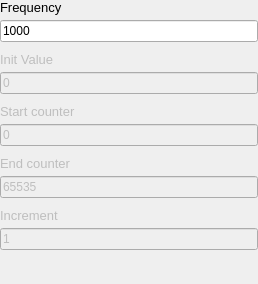
<?xml version="1.0" encoding="UTF-8"?>
<ui version="4.0">
 <class>BinaryCounterPatternUI</class>
 <widget class="QWidget" name="BinaryCounterPatternUI">
  <property name="geometry">
   <rect>
    <x>0</x>
    <y>0</y>
    <width>258</width>
    <height>284</height>
   </rect>
  </property>
  <property name="windowTitle">
   <string>Form</string>
  </property>
  <property name="toolTipDuration">
   <number>-3</number>
  </property>
  <layout class="QGridLayout" name="gridLayout">
   <property name="leftMargin">
    <number>0</number>
   </property>
   <property name="topMargin">
    <number>0</number>
   </property>
   <property name="rightMargin">
    <number>0</number>
   </property>
   <property name="bottomMargin">
    <number>0</number>
   </property>
   <property name="spacing">
    <number>10</number>
   </property>
   <item row="16" column="0">
    <spacer name="verticalSpacer">
     <property name="orientation">
      <enum>Qt::Vertical</enum>
     </property>
     <property name="sizeHint" stdset="0">
      <size>
       <width>20</width>
       <height>40</height>
      </size>
     </property>
    </spacer>
   </item>
   <item row="5" column="0">
    <layout class="QVBoxLayout" name="verticalLayout_2">
     <property name="spacing">
      <number>5</number>
     </property>
     <property name="topMargin">
      <number>0</number>
     </property>
     <item>
      <widget class="QLabel" name="label_5">
       <property name="enabled">
        <bool>false</bool>
       </property>
       <property name="styleSheet">
        <string notr="true">font-size: 13px;</string>
       </property>
       <property name="text">
        <string>Init Value</string>
       </property>
      </widget>
     </item>
     <item>
      <widget class="QLineEdit" name="inittval_LE">
       <property name="enabled">
        <bool>false</bool>
       </property>
       <property name="text">
        <string>0</string>
       </property>
      </widget>
     </item>
    </layout>
   </item>
   <item row="4" column="0">
    <layout class="QVBoxLayout" name="verticalLayout">
     <property name="spacing">
      <number>5</number>
     </property>
     <property name="topMargin">
      <number>0</number>
     </property>
     <item>
      <widget class="QLabel" name="label">
       <property name="styleSheet">
        <string notr="true">font-size: 13px;</string>
       </property>
       <property name="text">
        <string>Frequency</string>
       </property>
      </widget>
     </item>
     <item>
      <widget class="QLineEdit" name="frequency_LE">
       <property name="text">
        <string>1000</string>
       </property>
      </widget>
     </item>
    </layout>
   </item>
   <item row="8" column="0">
    <layout class="QVBoxLayout" name="verticalLayout_3">
     <property name="spacing">
      <number>5</number>
     </property>
     <property name="topMargin">
      <number>0</number>
     </property>
     <item>
      <widget class="QLabel" name="label_2">
       <property name="enabled">
        <bool>false</bool>
       </property>
       <property name="styleSheet">
        <string notr="true">font-size: 13px;</string>
       </property>
       <property name="text">
        <string>Start counter</string>
       </property>
      </widget>
     </item>
     <item>
      <widget class="QLineEdit" name="startEdit">
       <property name="enabled">
        <bool>false</bool>
       </property>
       <property name="inputMask">
        <string/>
       </property>
       <property name="text">
        <string>0</string>
       </property>
       <property name="readOnly">
        <bool>true</bool>
       </property>
      </widget>
     </item>
    </layout>
   </item>
   <item row="11" column="0">
    <layout class="QVBoxLayout" name="verticalLayout_4">
     <property name="spacing">
      <number>5</number>
     </property>
     <property name="topMargin">
      <number>0</number>
     </property>
     <item>
      <widget class="QLabel" name="label_3">
       <property name="enabled">
        <bool>false</bool>
       </property>
       <property name="styleSheet">
        <string notr="true">font-size: 13px;</string>
       </property>
       <property name="text">
        <string>End counter</string>
       </property>
      </widget>
     </item>
     <item>
      <widget class="QLineEdit" name="endEdit">
       <property name="enabled">
        <bool>false</bool>
       </property>
       <property name="text">
        <string>65535</string>
       </property>
       <property name="readOnly">
        <bool>false</bool>
       </property>
      </widget>
     </item>
    </layout>
   </item>
   <item row="13" column="0">
    <layout class="QVBoxLayout" name="verticalLayout_5">
     <property name="spacing">
      <number>5</number>
     </property>
     <property name="topMargin">
      <number>0</number>
     </property>
     <item>
      <widget class="QLabel" name="label_4">
       <property name="enabled">
        <bool>false</bool>
       </property>
       <property name="styleSheet">
        <string notr="true">font-size: 13px;</string>
       </property>
       <property name="text">
        <string>Increment</string>
       </property>
      </widget>
     </item>
     <item>
      <widget class="QLineEdit" name="incrementEdit">
       <property name="enabled">
        <bool>false</bool>
       </property>
       <property name="text">
        <string>1</string>
       </property>
       <property name="readOnly">
        <bool>true</bool>
       </property>
      </widget>
     </item>
    </layout>
   </item>
  </layout>
 </widget>
 <resources/>
 <connections/>
</ui>
